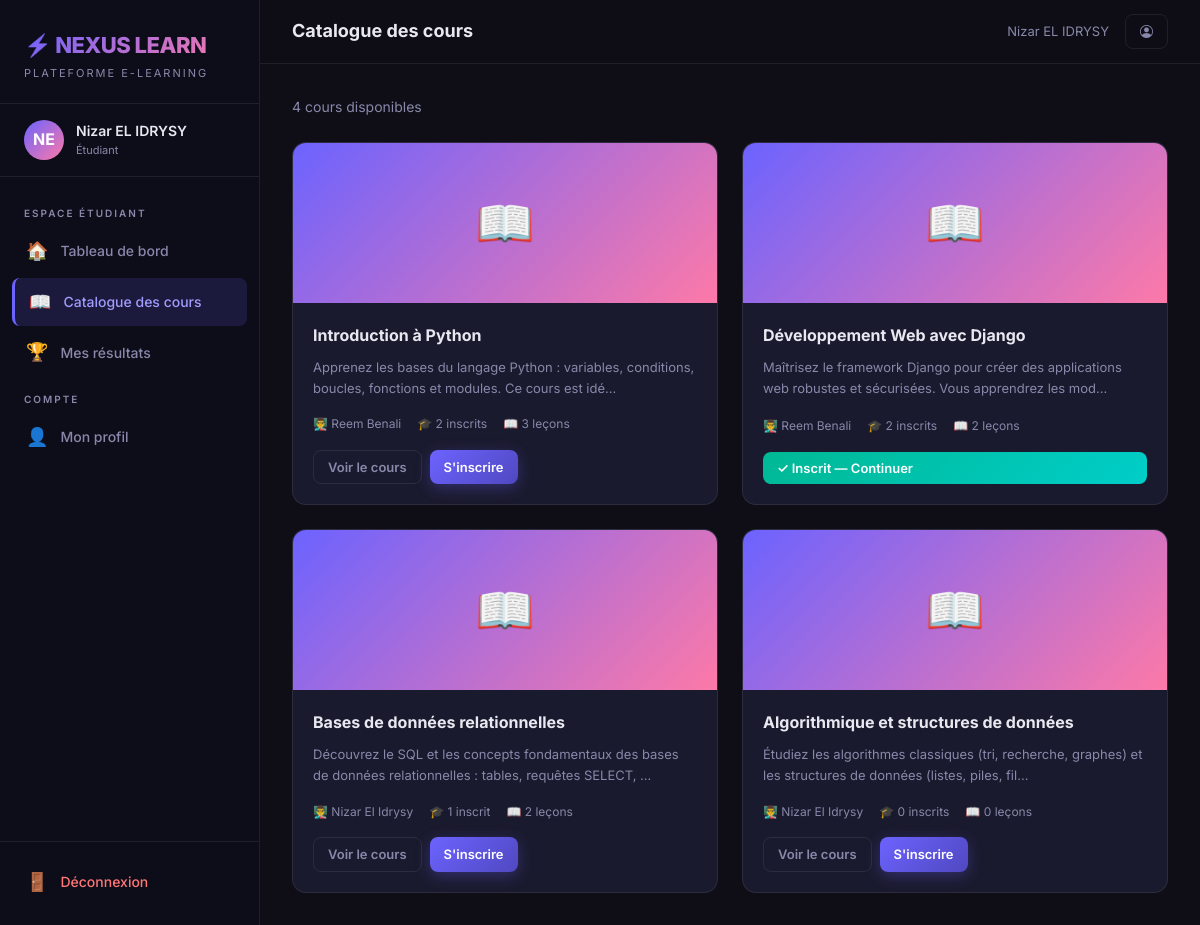
The app's page /catalogue/ (signed in) with its own data.
### plateforme/models.py (models this page shows, shortened)
class ProfilUtilisateur(models.Model):
    ROLE_CHOICES = [
        ('admin', 'Administrateur'),
        ('enseignant', 'Enseignant'),
        ('etudiant', 'Étudiant'),
    ]
    utilisateur = models.OneToOneField(User, on_delete=models.CASCADE, related_name='profil')
    role = models.CharField(max_length=20, choices=ROLE_CHOICES, default='etudiant')
    bio = models.TextField(blank=True, null=True, verbose_name='Biographie')
    photo = models.ImageField(upload_to='photos/', blank=True, null=True, verbose_name='Photo de profil')
    date_creation = models.DateTimeField(default=timezone.now)
    class Meta:
        verbose_name = 'Profil Utilisateur'
        verbose_name_plural = 'Profils Utilisateurs'

class Cours(models.Model):
    titre = models.CharField(max_length=200, verbose_name='Titre du cours')
    description = models.TextField(verbose_name='Description')
    enseignant = models.ForeignKey(
        User, on_delete=models.CASCADE, related_name='cours_enseignes',
        limit_choices_to={'profil__role': 'enseignant'}
    )
    image = models.ImageField(upload_to='cours/', blank=True, null=True, verbose_name='Image de couverture')
    date_creation = models.DateTimeField(default=timezone.now)
    est_publie = models.BooleanField(default=True, verbose_name='Publié')
    class Meta:
        verbose_name = 'Cours'
        verbose_name_plural = 'Cours'
        ordering = ['-date_creation']
    def nombre_lecons(self):
        return self.lecons.count()

### plateforme/views.py (the view)
# urls.py: path('catalogue/', views.vue_catalogue, name='catalogue'),
@role_requis('etudiant')
def vue_catalogue(request):
    cours = Cours.objects.filter(est_publie=True).select_related('enseignant').annotate(
        nb_inscrits=Count('inscriptions')
    )
    mes_inscriptions = Inscription.objects.filter(etudiant=request.user).values_list('cours_id', flat=True)
    return render(request, 'plateforme/catalogue.html', {
        'cours': cours,
        'mes_inscriptions': list(mes_inscriptions),
    })

### plateforme/views.py (called while the page is built)
def role_requis(*roles):
    def decorator(view_func):
        @wraps(view_func)
        def _wrapped(request, *args, **kwargs):
            if not request.user.is_authenticated:
                return redirect('connexion')
            try:
                if request.user.profil.role not in roles:
                    messages.error(request, "Accès refusé : vous n'avez pas les droits nécessaires.")
                    return redirect('accueil')
            except ProfilUtilisateur.DoesNotExist:
                return redirect('connexion')
            return view_func(request, *args, **kwargs)
        return _wrapped
    return decorator

### templates/plateforme/catalogue.html (shortened to what this page needs)
{% extends 'plateforme/base.html' %}
{% block page_title %}Catalogue des cours{% endblock %}
{% block contenu %}
<div style="margin-bottom:24px;">
  <p style="color:var(--text-muted); font-size:14px;">{{ cours|length }} cours disponible{{ cours|length|pluralize }}</p>
</div>
{% if cours %}
<div class="nx-courses-grid">
  {% for c in cours %}
  <div class="nx-course-card">
    <div class="nx-course-img">
      {% if c.image %}
        <img src="{{ c.image.url }}" alt="{{ c.titre }}">
      {% else %}
        📖
      {% endif %}
    </div>
    <div class="nx-course-body">
      <div class="nx-course-title">{{ c.titre }}</div>
      <div class="nx-course-desc">{{ c.description|truncatechars:110 }}</div>
      <div class="nx-course-meta">
        <span>👨‍🏫 {{ c.enseignant.get_full_name|default:c.enseignant.username }}</span>
        <span>🎓 {{ c.nb_inscrits }} inscrit{{ c.nb_inscrits|pluralize }}</span>
        <span>📖 {{ c.nombre_lecons }} leçon{{ c.nombre_lecons|pluralize }}</span>
      </div>
      {% if c.pk in mes_inscriptions %}
        <a href="{% url 'detail_cours_etudiant' c.pk %}" class="btn-nx btn-nx-success btn-nx-sm">
          ✓ Inscrit — Continuer
        </a>
      {% else %}
        <div class="d-flex gap-2">
          <a href="{% url 'detail_cours_etudiant' c.pk %}" class="btn-nx btn-nx-ghost btn-nx-sm">Voir le cours</a>
          <a href="{% url 'sinscrire_cours' c.pk %}" class="btn-nx btn-nx-primary btn-nx-sm">S'inscrire</a>
        </div>
      {% endif %}
    </div>
  </div>
  {% endfor %}
</div>
{% else %}
  <div style="text-align:center; padding:64px 0;">
    <div style="font-size:56px; margin-bottom:16px;">📭</div>
    <p style="color:var(--text-muted);">Aucun cours disponible pour l'instant.</p>
  </div>
{% endif %}
{% endblock %}

### templates/plateforme/base.html (shortened to what this page needs)
{% load static %}
<!DOCTYPE html>
<html lang="fr">
<head>
  <link href="https://cdn.jsdelivr.net/npm/bootstrap@5.3.2/dist/css/bootstrap.min.css" rel="stylesheet">
  <link rel="stylesheet" href="https://cdn.jsdelivr.net/npm/bootstrap-icons@1.11.3/font/bootstrap-icons.min.css">
  <link rel="stylesheet" href="{% static 'css/nexus.css' %}">
</head>
<body>
<div class="nx-wrapper">
  <aside class="nx-sidebar">
    <div class="nx-sidebar-header">
      <div class="nx-logo">⚡ NEXUS LEARN</div>
      <div class="nx-logo-sub">Plateforme E-Learning</div>
    </div>
    {% if user.is_authenticated %}
    <div class="nx-user-info">
      {% if user.profil.photo %}
        <img src="{{ user.profil.photo.url }}" class="nx-avatar" alt="Photo">
      {% else %}
        <div class="nx-avatar">{{ user.first_name|first|upper }}{{ user.last_name|first|upper }}</div>
      {% endif %}
      <div>
        <div class="nx-user-name">{{ user.get_full_name|default:user.username }}</div>
        <div class="nx-user-role">{{ user.profil.get_role_display }}</div>
      </div>
    </div>
    {% endif %}
    <nav class="nx-nav">
      {% if user.is_authenticated %}
        {% with role=user.profil.role %}
          {% if role == 'etudiant' %}
          <div class="nx-nav-section">Espace Étudiant</div>
          <a href="{% url 'tableau_bord_etudiant' %}" class="nx-nav-link {% if request.resolver_match.url_name == 'tableau_bord_etudiant' %}active{% endif %}">
            <span class="icon">🏠</span> Tableau de bord
          </a>
          <a href="{% url 'catalogue' %}" class="nx-nav-link {% if request.resolver_match.url_name == 'catalogue' %}active{% endif %}">
            <span class="icon">📖</span> Catalogue des cours
          </a>
          <a href="{% url 'mes_resultats' %}" class="nx-nav-link {% if request.resolver_match.url_name == 'mes_resultats' %}active{% endif %}">
            <span class="icon">🏆</span> Mes résultats
          </a>
          {% endif %}
          <div class="nx-nav-section">Compte</div>
          <a href="{% url 'profil' %}" class="nx-nav-link {% if request.resolver_match.url_name == 'profil' %}active{% endif %}">
            <span class="icon">👤</span> Mon profil
          </a>
        {% endwith %}
      {% endif %}
    </nav>
    <div class="nx-sidebar-footer">
      {% if user.is_authenticated %}
      <a href="{% url 'deconnexion' %}" class="nx-nav-link" style="color:#ff7675;">
        <span class="icon">🚪</span> Déconnexion
      </a>
      {% endif %}
    </div>
  </aside>
  <main class="nx-main">
    <div class="nx-topbar">
      <div class="nx-page-title">{% block page_title %}Nexus Learn{% endblock %}</div>
      <div class="d-flex align-center gap-3">
        {% if user.is_authenticated %}
          <span class="text-muted fs-sm">{{ user.get_full_name|default:user.username }}</span>
          <a href="{% url 'profil' %}" class="btn-nx btn-nx-ghost btn-nx-sm">
            <i class="bi bi-person-circle"></i>
          </a>
        {% endif %}
      </div>
    </div>
    <div class="nx-content nx-fade-in">
      {% block contenu %}{% endblock %}
    </div>
  </main>
</div>
</body>
</html>

### records on screen
Cours: titre "Introduction à Python", description "Apprenez les bases du langage Python : variables, conditions, boucles, fonctions et modules. Ce cours est idé…", enseignant.get_full_name "Reem Benali", nb_inscrits "2", nombre_lecons "3", shows "Voir le cours"
Cours: titre "Développement Web avec Django", description "Maîtrisez le framework Django pour créer des applications web robustes et sécurisées. Vous apprendrez les mod…", enseignant.get_full_name "Reem Benali", nb_inscrits "2", nombre_lecons "2", shows "✓ Inscrit — Continuer"
Cours: titre "Bases de données relationnelles", description "Découvrez le SQL et les concepts fondamentaux des bases de données relationnelles : tables, requêtes SELECT, …", enseignant.get_full_name "Nizar El Idrysy", nb_inscrits "1", nombre_lecons "2", shows "Voir le cours"
Cours: titre "Algorithmique et structures de données", description "Étudiez les algorithmes classiques (tri, recherche, graphes) et les structures de données (listes, piles, fil…", enseignant.get_full_name "Nizar El Idrysy", nb_inscrits "0", nombre_lecons "0", shows "Voir le cours"

### other values on screen
{{ user.first_name|first|upper }} "N"
{{ user.last_name|first|upper }} "E"
{{ user.get_full_name|default:user.username }} "Nizar EL IDRYSY"
{{ user.profil.get_role_display }} "Étudiant"
{{ cours|length }} "4"
